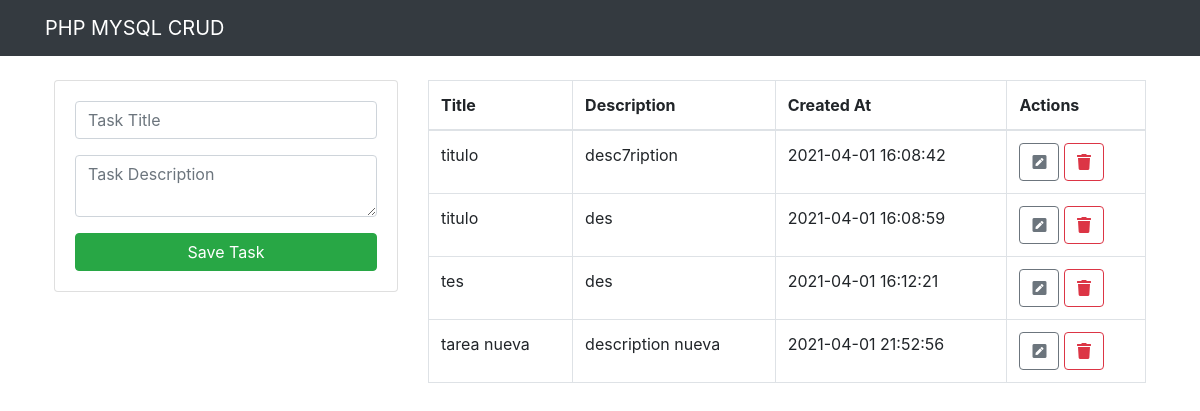
The page / on the database its author committed.
### tables this page shows
CREATE TABLE `task` (
  `id` int(11) NOT NULL,
  `title` varchar(255) NOT NULL,
  `description` text NOT NULL,
  `created_at` timestamp NOT NULL DEFAULT CURRENT_TIMESTAMP
);

### index.php (the view, shortened to what this page needs)
<?php include("db.php")?>
<?php include("includes/headers.php") ?>
<div class="container p-4">
    <div class="row">
       <div class="col-md-4">
            <div class="card card-body">
                <form action="save_task.php" method="POST">
                        <div class="form-group">
                           <input type="text" name="title" class="form-control" placeholder="Task Title" autofocus>
                        </div>
                        <div class="form-group">
                            <textarea name="description" rows="2" class="form-control" placeholder="Task Description"></textarea>
                        </div>
                        <input type="submit" class="btn btn-success btn-block" name="save_task" value="Save Task">
                </form>
            </div>
       </div>
       <div class="col-md-8">
                 <table class="table table-bordered">
                        <thead>
                            <tr>
                                  <th>Title</th>
                                  <th>Description</th>
                                  <th>Created At</th>
                                  <th>Actions</th>
                            </tr>
                        </thead>
                        <tbody>
                            <?php
                                $query = "SELECT * FROM task";
                                $result_tasks = mysqli_query($conn, $query);
                                while($row = mysqli_fetch_array($result_tasks)){ ?>
                                       <tr>
                                           <td><?php echo $row['title'] ?></td>
                                           <td><?php echo $row['description'] ?></td>
                                           <td><?php echo $row['created_at'] ?></td>
                                           <td>
                                               <a href="edit.php?id=<?php echo $row['id']?>" class="btn btn-outline-secondary">
                                                   <i class="fas fa-pen-square"></i>
                                               </a>
                                               <a href="delete_task.php?id=<?php echo $row['id']?>"  class="btn btn-outline-danger">
                                                   <i class="fas fa-trash"></i>
                                               </a>
                                           </td>
                                       </tr>
                                <?php } ?>
                        </tbody>
                 </table>
       </div>
    </div>
</div>
<?php include("includes/footer.php") ?>

### includes/headers.php (shortened to what this page needs)
<!DOCTYPE html>
<html lang="en">
<head>
    <link rel="stylesheet" href="https://maxcdn.bootstrapcdn.com/bootstrap/4.0.0/css/bootstrap.min.css">
    <link rel="stylesheet" href="https://use.fontawesome.com/releases/v5.15.3/css/all.css">
</head>
<body>
    <nav class="navbar navbar-dark bg-dark">
        <div class="container">
              <a href="index.php" class="navbar-brand">PHP MYSQL CRUD</a>
        </div>
    </nav>

### includes/footer.php (shortened to what this page needs)
</body>
</html>

### rows shown on the page
task: title "titulo", description "desc7ription", created_at "2021-04-01 16:08:42"
task: title "titulo", description "des", created_at "2021-04-01 16:08:59"
task: title "tes", description "des", created_at "2021-04-01 16:12:21"
task: title "tarea nueva", description "description nueva", created_at "2021-04-01 21:52:56"
